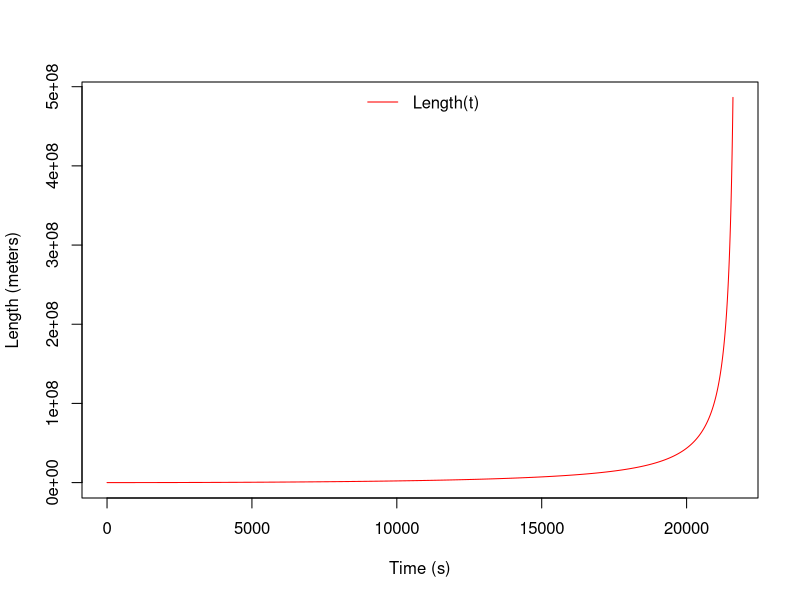
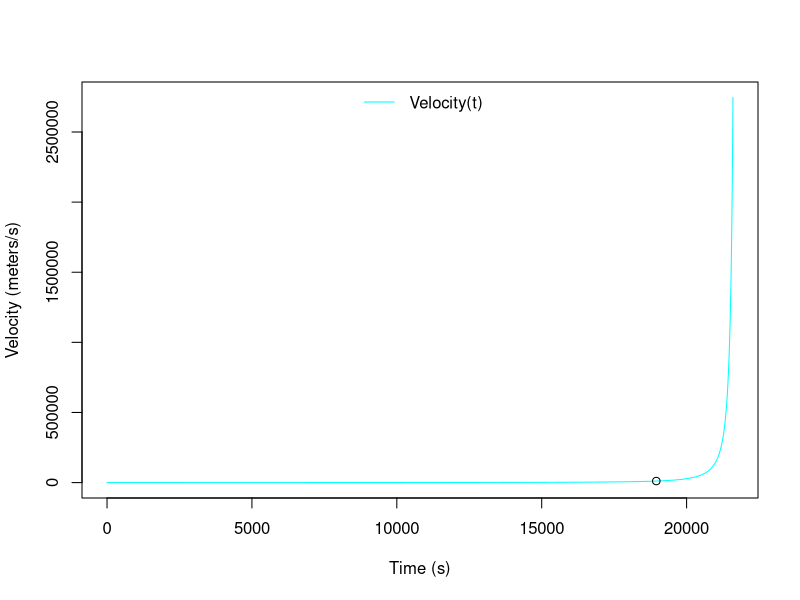
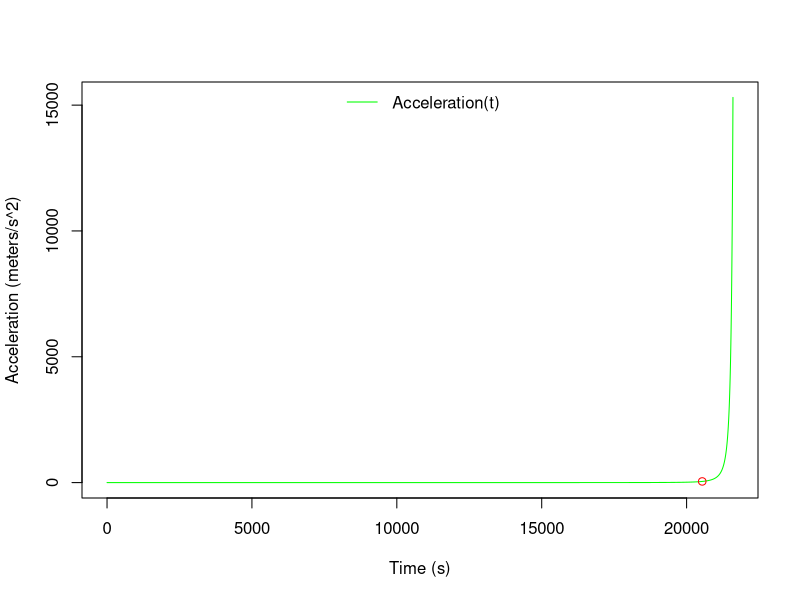

The R source for these figures, in order: (Note: this script raises an error after producing the figures.)
## ---- chunk 1
knitr::opts_chunk$set(echo = TRUE)
library(ggplot2)
## ---- chunk 2
t = seq(0, 60*60*6, 1)
Length = 6378000*((1/cos(460/6378000*t)) - 1)

plot(t, Length, type = 'l', col = 'red', xlab="Time (s)", ylab="Length (meters)")
legend('top',c("Length(t)"), lty = c(1), col = c("red"), bty = 'n')
## ---- chunk 3
t = seq(0, 60*60*6, 1)
Velocity = 460*tan(460/6378000*t)*1/cos(460/6378000*t)

plot(t, Velocity, type = 'l', col = 'cyan', xlab="Time (s)", ylab="Velocity (meters/s)")
points(18954.04, 11000, col="black")
legend('top',c("Velocity(t)"), lty = c(1), col = c("cyan"), bty = 'n')
## ---- chunk 4
t = seq(0, 60*60*6, 1)
Accelration = 460^(2)/6378000*sin(460/6378000*t)^2*1/(cos(460/6378000*t)^3)

plot(t, Accelration, type = 'l', col = 'green', xlab="Time (s)", ylab="Acceleration (meters/s^2)")
points(20539.47, 46.2, col="red")
legend('top',c("Acceleration(t)"), lty = c(1), col = c("green"), bty = 'n')



# Load the ggplot2 library
library(ggplot2)
# ggplot wants a data frame in long format
# Stack the values
options(scipen=999)
values = c(acc)
t = seq(0, 60*60*6, 1)
acc = 460^(2)/6378000*sin(460/6378000*t)^2*1/(cos(460/6378000*t)^3)
# Create a variable that indicates what is being plotted
function.type = rep(c("Acceleration(t)"), each = length(t), col="red")
xval = c(t)
plot.dat = data.frame(values, xval, function.type)

ggplot(plot.dat, 
       aes(x = xval, y = values))+ geom_line()+ ggtitle("Acceleration Rate Over Time")+ xlab("Time(s)")+ ylab("Acceleration(m/s^2)")+ geom_point(shape=1, aes(x=20539.47, y=46.2), colour="red")
